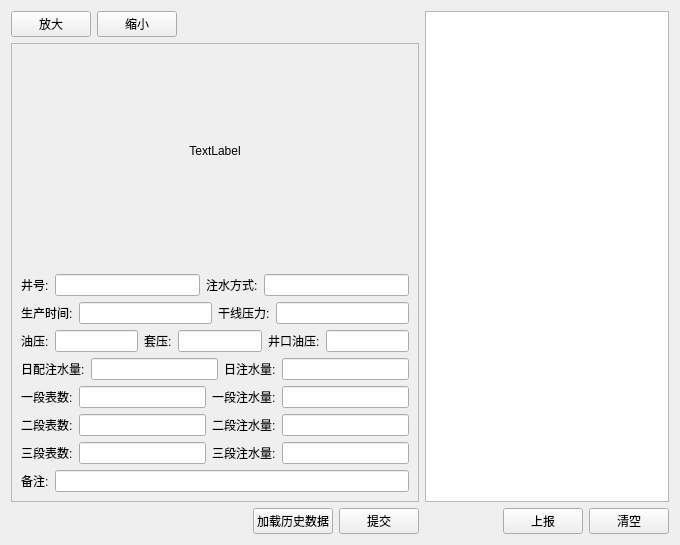
<?xml version="1.0" encoding="UTF-8"?>
<ui version="4.0">
 <class>Form</class>
 <widget class="QWidget" name="Form">
  <property name="geometry">
   <rect>
    <x>0</x>
    <y>0</y>
    <width>680</width>
    <height>545</height>
   </rect>
  </property>
  <property name="windowTitle">
   <string>Form</string>
  </property>
  <layout class="QHBoxLayout" name="horizontalLayout_17" stretch="5,3">
   <item>
    <layout class="QVBoxLayout" name="verticalLayout" stretch="1,17,1">
     <item>
      <layout class="QHBoxLayout" name="horizontalLayout_14">
       <item>
        <widget class="QPushButton" name="pushButton_add">
         <property name="text">
          <string>放大</string>
         </property>
        </widget>
       </item>
       <item>
        <widget class="QPushButton" name="pushButton_minus">
         <property name="text">
          <string>缩小</string>
         </property>
        </widget>
       </item>
       <item>
        <spacer name="horizontalSpacer_2">
         <property name="orientation">
          <enum>Qt::Orientation::Horizontal</enum>
         </property>
         <property name="sizeHint" stdset="0">
          <size>
           <width>40</width>
           <height>20</height>
          </size>
         </property>
        </spacer>
       </item>
      </layout>
     </item>
     <item>
      <widget class="QScrollArea" name="scrollArea">
       <property name="widgetResizable">
        <bool>true</bool>
       </property>
       <widget class="QWidget" name="scrollAreaWidgetContents">
        <property name="geometry">
         <rect>
          <x>0</x>
          <y>0</y>
          <width>411</width>
          <height>465</height>
         </rect>
        </property>
        <layout class="QVBoxLayout" name="verticalLayout_4" stretch="1,1,1,1,1,1,1,1,1">
         <item>
          <layout class="QVBoxLayout" name="verticalLayout_3" stretch="1,1">
           <item>
            <widget class="QLabel" name="label_17">
             <property name="text">
              <string>TextLabel</string>
             </property>
             <property name="alignment">
              <set>Qt::AlignmentFlag::AlignCenter</set>
             </property>
            </widget>
           </item>
           <item>
            <spacer name="verticalSpacer">
             <property name="orientation">
              <enum>Qt::Orientation::Vertical</enum>
             </property>
             <property name="sizeType">
              <enum>QSizePolicy::Policy::Fixed</enum>
             </property>
             <property name="sizeHint" stdset="0">
              <size>
               <width>10</width>
               <height>20</height>
              </size>
             </property>
            </spacer>
           </item>
          </layout>
         </item>
         <item>
          <layout class="QHBoxLayout" name="horizontalLayout">
           <item>
            <widget class="QLabel" name="label_15">
             <property name="text">
              <string>井号:</string>
             </property>
            </widget>
           </item>
           <item>
            <widget class="QLineEdit" name="lineEdit_wellNum"/>
           </item>
           <item>
            <widget class="QLabel" name="label_16">
             <property name="text">
              <string>注水方式:</string>
             </property>
            </widget>
           </item>
           <item>
            <widget class="QLineEdit" name="lineEdit_injectFuc"/>
           </item>
          </layout>
         </item>
         <item>
          <layout class="QHBoxLayout" name="horizontalLayout_8">
           <item>
            <widget class="QLabel" name="label">
             <property name="text">
              <string>生产时间:</string>
             </property>
            </widget>
           </item>
           <item>
            <widget class="QLineEdit" name="lineEdit_productLong"/>
           </item>
           <item>
            <widget class="QLabel" name="label_2">
             <property name="text">
              <string>干线压力:</string>
             </property>
            </widget>
           </item>
           <item>
            <widget class="QLineEdit" name="lineEdit_mainLinePres"/>
           </item>
          </layout>
         </item>
         <item>
          <layout class="QHBoxLayout" name="horizontalLayout_10">
           <item>
            <widget class="QLabel" name="label_3">
             <property name="text">
              <string>油压:</string>
             </property>
            </widget>
           </item>
           <item>
            <widget class="QLineEdit" name="lineEdit_oilPres"/>
           </item>
           <item>
            <widget class="QLabel" name="label_4">
             <property name="text">
              <string>套压:</string>
             </property>
            </widget>
           </item>
           <item>
            <widget class="QLineEdit" name="lineEdit_casePres"/>
           </item>
           <item>
            <widget class="QLabel" name="label_5">
             <property name="text">
              <string>井口油压:</string>
             </property>
            </widget>
           </item>
           <item>
            <widget class="QLineEdit" name="lineEdit_wellOilPres"/>
           </item>
          </layout>
         </item>
         <item>
          <layout class="QHBoxLayout" name="horizontalLayout_12">
           <item>
            <widget class="QLabel" name="label_6">
             <property name="text">
              <string>日配注水量:</string>
             </property>
             <property name="buddy">
              <cstring>label_6</cstring>
             </property>
            </widget>
           </item>
           <item>
            <widget class="QLineEdit" name="lineEdit_daliyWater"/>
           </item>
           <item>
            <widget class="QLabel" name="label_13">
             <property name="text">
              <string>日注水量:</string>
             </property>
            </widget>
           </item>
           <item>
            <widget class="QLineEdit" name="lineEdit_totalWater"/>
           </item>
          </layout>
         </item>
         <item>
          <layout class="QHBoxLayout" name="horizontalLayout_3">
           <item>
            <widget class="QLabel" name="label_7">
             <property name="text">
              <string>一段表数:</string>
             </property>
            </widget>
           </item>
           <item>
            <widget class="QLineEdit" name="lineEdit_firstExecl"/>
           </item>
           <item>
            <widget class="QLabel" name="label_8">
             <property name="text">
              <string>一段注水量:</string>
             </property>
            </widget>
           </item>
           <item>
            <widget class="QLineEdit" name="lineEdit_firstWater"/>
           </item>
          </layout>
         </item>
         <item>
          <layout class="QHBoxLayout" name="horizontalLayout_4">
           <item>
            <widget class="QLabel" name="label_9">
             <property name="text">
              <string>二段表数:</string>
             </property>
            </widget>
           </item>
           <item>
            <widget class="QLineEdit" name="lineEdit_secondExecl"/>
           </item>
           <item>
            <widget class="QLabel" name="label_10">
             <property name="text">
              <string>二段注水量:</string>
             </property>
            </widget>
           </item>
           <item>
            <widget class="QLineEdit" name="lineEdit_secondWater"/>
           </item>
          </layout>
         </item>
         <item>
          <layout class="QHBoxLayout" name="horizontalLayout_5">
           <item>
            <widget class="QLabel" name="label_11">
             <property name="text">
              <string>三段表数:</string>
             </property>
            </widget>
           </item>
           <item>
            <widget class="QLineEdit" name="lineEdit_thirdExcel"/>
           </item>
           <item>
            <widget class="QLabel" name="label_12">
             <property name="text">
              <string>三段注水量:</string>
             </property>
            </widget>
           </item>
           <item>
            <widget class="QLineEdit" name="lineEdit_thirdWater"/>
           </item>
          </layout>
         </item>
         <item>
          <layout class="QHBoxLayout" name="horizontalLayout_7">
           <item>
            <widget class="QLabel" name="label_14">
             <property name="text">
              <string>备注:</string>
             </property>
            </widget>
           </item>
           <item>
            <widget class="QLineEdit" name="lineEdit_note"/>
           </item>
          </layout>
         </item>
        </layout>
       </widget>
      </widget>
     </item>
     <item>
      <layout class="QHBoxLayout" name="horizontalLayout_15">
       <item>
        <spacer name="horizontalSpacer_3">
         <property name="orientation">
          <enum>Qt::Orientation::Horizontal</enum>
         </property>
         <property name="sizeHint" stdset="0">
          <size>
           <width>40</width>
           <height>20</height>
          </size>
         </property>
        </spacer>
       </item>
       <item>
        <widget class="QPushButton" name="pushButton_4">
         <property name="text">
          <string>加载历史数据</string>
         </property>
        </widget>
       </item>
       <item>
        <widget class="QPushButton" name="pushButton_3">
         <property name="text">
          <string>提交</string>
         </property>
        </widget>
       </item>
      </layout>
     </item>
    </layout>
   </item>
   <item>
    <layout class="QVBoxLayout" name="verticalLayout_2" stretch="18,1">
     <item>
      <widget class="QTableView" name="tableView"/>
     </item>
     <item>
      <layout class="QHBoxLayout" name="horizontalLayout_13">
       <item>
        <spacer name="horizontalSpacer">
         <property name="orientation">
          <enum>Qt::Orientation::Horizontal</enum>
         </property>
         <property name="sizeHint" stdset="0">
          <size>
           <width>40</width>
           <height>20</height>
          </size>
         </property>
        </spacer>
       </item>
       <item>
        <widget class="QPushButton" name="pushButton">
         <property name="text">
          <string>上报</string>
         </property>
        </widget>
       </item>
       <item>
        <widget class="QPushButton" name="pushButton_2">
         <property name="text">
          <string>清空</string>
         </property>
        </widget>
       </item>
      </layout>
     </item>
    </layout>
   </item>
  </layout>
 </widget>
 <resources/>
 <connections/>
</ui>
